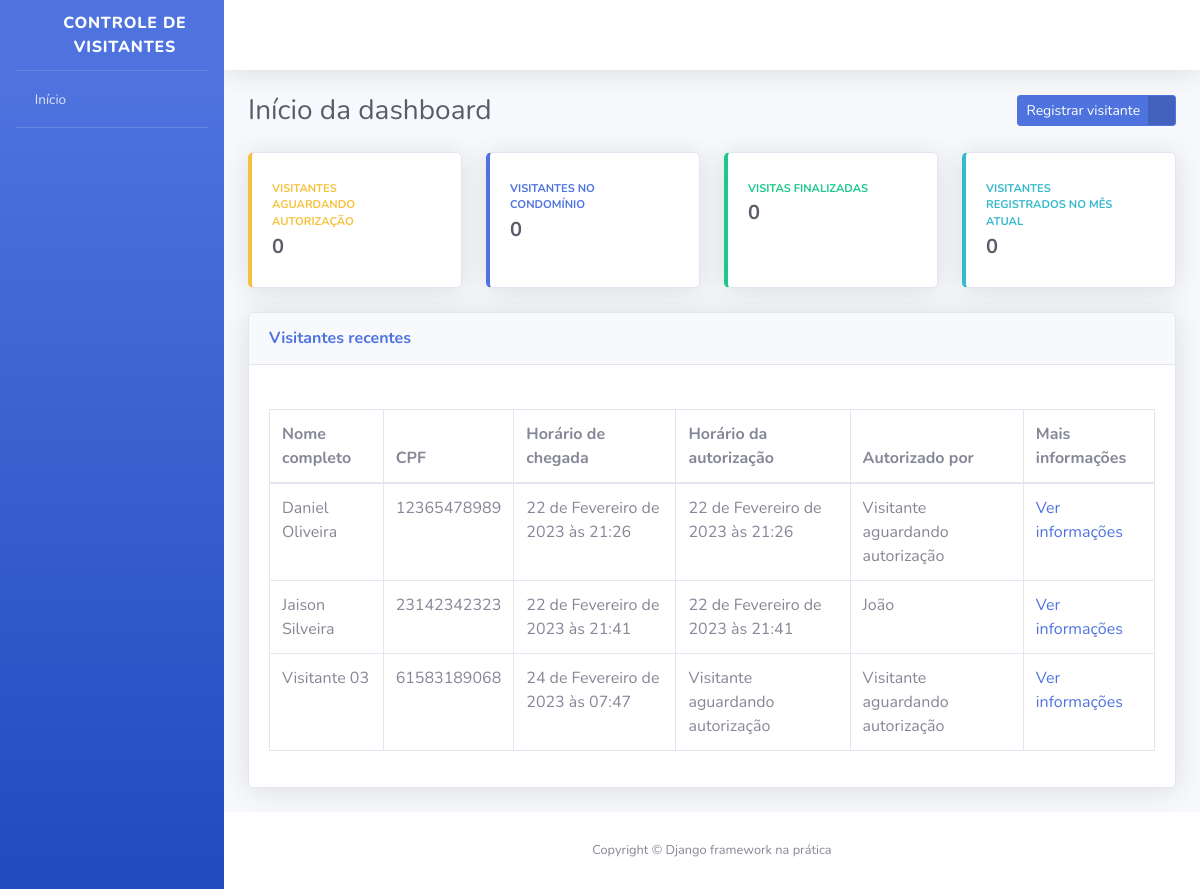
Before: / with the older database file.
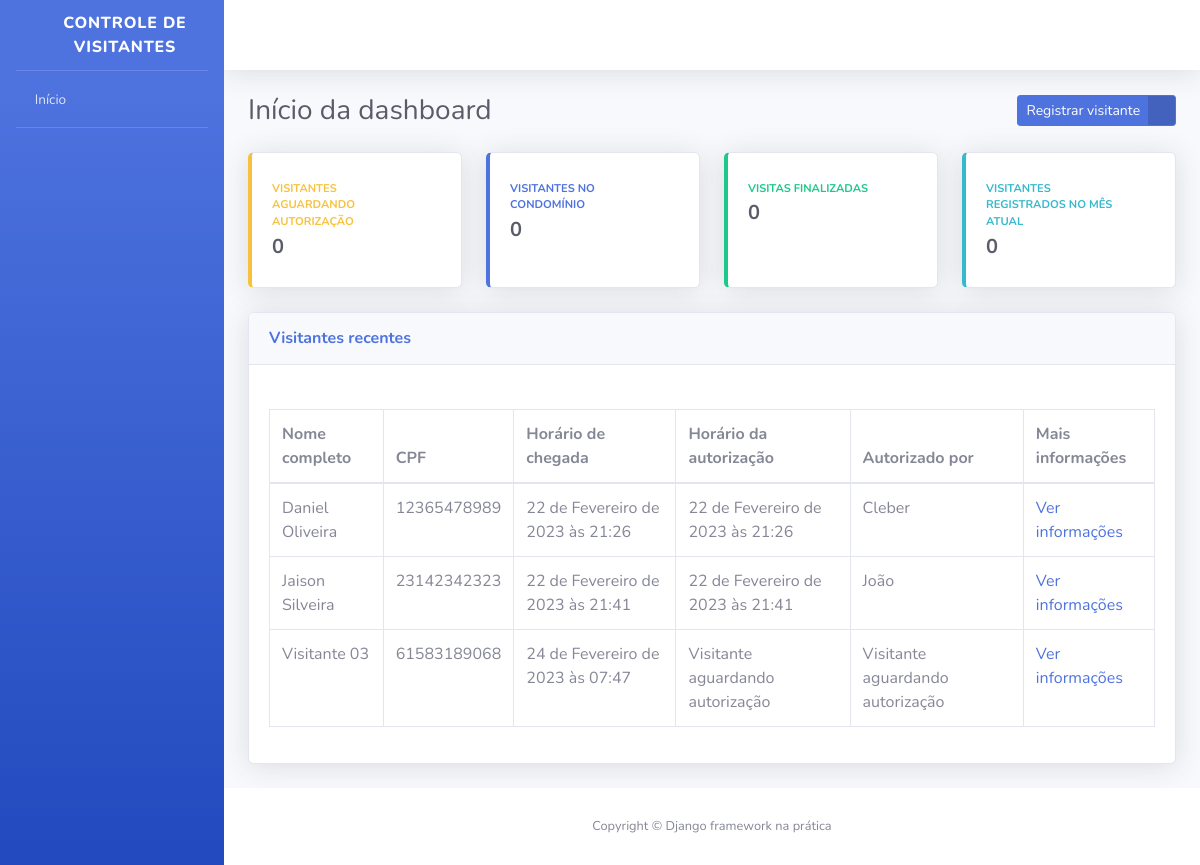
After: the same page with the newer database file.
### visitantes/models.py (models this page shows, shortened)
class Visitante(models.Model):
    STATUS_VISITANTE = [
        ("AGUARDANDO", "Aguardando autorização"),
        ("EM_VISITA", "Em visita"),
        ("FINALIZADO", "Visita finalizada"),
    ]
    status = models.CharField(
        verbose_name="Status",
        max_length=10,
        choices=STATUS_VISITANTE,
        default="AGUARDANDO"
    )
    nome_completo = models.CharField(
        verbose_name="Nome completo",
        max_length=194
        )
    cpf = models.CharField(
        verbose_name="CPF",
        max_length=11
        )
    data_nascimento = models.DateField(
        verbose_name="Da de nascimento",
        auto_now_add=False,
        auto_now=False
        )
    numero_casa = models.PositiveSmallIntegerField(
        verbose_name="Número da casa visitada"
        )
    placa_veiculo = models.CharField(
        verbose_name="Placa veículo",
        max_length=8,
        blank=True,
        null=True
        )
    horario_chegada = models.DateTimeField(
        verbose_name="Horário de chegada na portaria",
        auto_now_add=True
        )
    horario_saida = models.DateTimeField(
        verbose_name="Horário de saída",
        auto_now=False,
        blank=True,
        null=True
        )
    horario_autorizacao = models.DateTimeField(
        verbose_name= "Horário de autorização",
        auto_now=False,
        blank=True,
        null=True
        )
    morador_responsavel = models.CharField(
        verbose_name="Morador responsável pela autorização",
        max_length=194,
        blank=True
        )
    registrado_por = models.ForeignKey(
        "porteiros.Porteiro",
        verbose_name="Porteiro responsável",
        on_delete=models.PROTECT
    )
    def get_horario_autorizacao(self):
        if self.horario_autorizacao:
            return self.horario_autorizacao
        return "Visitante aguardando autorização"
    def get_morador_responsavel(self):
        if self.morador_responsavel:
            return self.morador_responsavel
        return "Visitante aguardando autorização"
    class Meta:
        verbose_name = "Visitante"
        verbose_name_plural = "Visitantes"
        db_table = "visitante"

### usuarios/views.py (the view)
# urls.py: path("", index, name="index"),
def index(request):
    todos_visitantes = Visitante.objects.all
    context = {
        "nome_pagina": "Início da dashboard",
        "todos_visitantes": todos_visitantes,
    }
    return render(request, "index.html", context)

### templates/index.html (shortened to what the changed rows need)
{% extends "base.html" %}
{% block conteudo %}
<div class="container-fluid">
    <div class="d-sm-flex align-items-center justify-content-between mb-4">
        <h1 class="h3 mb-0 text-gray-800">{{ nome_pagina }}</h1>
    </div>
    <div class="card shadow mb-4">
        <div class="card-body">
            <div class="table-responsive">
                <table class="table table-bordered">
                    <thead>
                        <th>Nome completo</th>
                        <th>CPF</th>
                        <th>Horário de chegada</th>
                        <th>Horário da autorização</th>
                        <th>Autorizado por</th>
                        <th>Mais informações</th>
                    </thead>
                    <tbody>
                        {% for visitante in todos_visitantes %}
                            <tr>
                                <td>{{ visitante.nome_completo }}</td>
                                <td>{{ visitante.cpf }}</td>
                                <td>{{ visitante.horario_chegada }}</td>
                                <td>{{ visitante.get_horario_autorizacao }}</td>
                                <td>{{ visitante.get_morador_responsavel }}</td>
                                <td>
                                    <a href="{% url 'informacoes_visitante' id=visitante.id %}">
                                        Ver informações
                                    </a>
                                </td>
                            </tr>
                        {% endfor %}
                    </tbody>
                </table>
            </div>
        </div>
    </div>
</div>
{% endblock conteudo %}

Changed rows visible on the page:
changed Visitante "Daniel Oliveira": get_morador_responsavel "Visitante aguardando autorização" → "Cleber"
